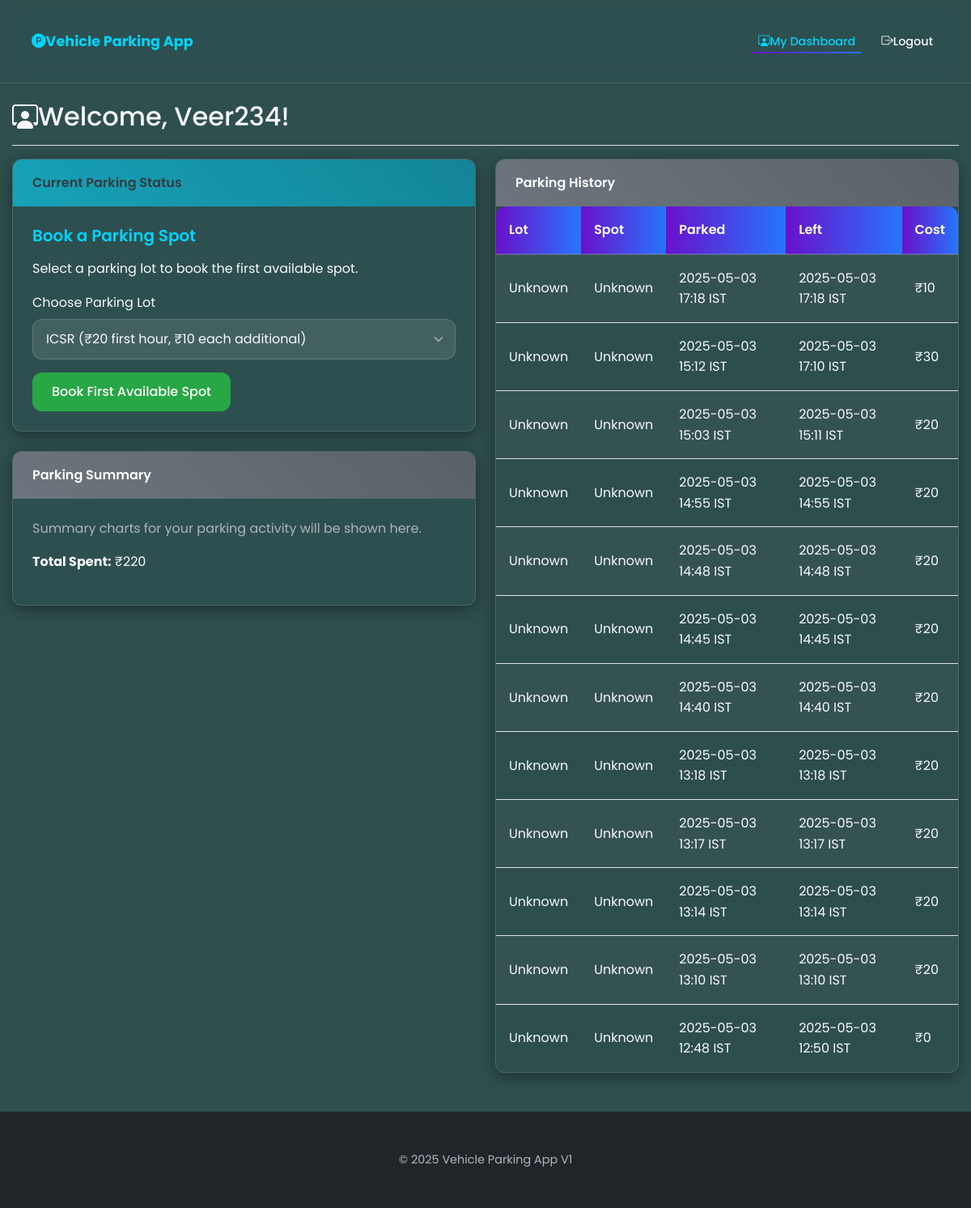
Screenshot of /user/dashboard (signed in) with the database file from the repository.
### app/models.py (models this page shows, shortened)
class User(UserMixin, db.Model):
    id = db.Column(db.Integer, primary_key=True)
    username = db.Column(db.String(80), unique=True, nullable=False)
    password_hash = db.Column(db.String(128), nullable=False)
    is_admin = db.Column(db.Boolean, default=False, nullable=False)
    created_at = db.Column(db.DateTime, default=datetime.utcnow, nullable=True)  # Changed to nullable=True
    reservations = db.relationship('Reservation', backref='user', lazy=True, cascade='all, delete-orphan')

class Reservation(db.Model):
    id = db.Column(db.Integer, primary_key=True)
    spot_id = db.Column(db.Integer, db.ForeignKey('parking_spot.id'), nullable=False)
    user_id = db.Column(db.Integer, db.ForeignKey('user.id'), nullable=False)
    parking_timestamp = db.Column(db.DateTime, nullable=False, default=datetime.utcnow)
    leaving_timestamp = db.Column(db.DateTime, nullable=True)
    parking_cost = db.Column(db.Float, nullable=True)

### app/routes.py (the view)
@bp.route('/user/dashboard')
@login_required
def user_dashboard():
    if current_user.is_admin: # Admins shouldn't use the user dashboard
        return redirect(url_for('main.admin_dashboard'))
    current_reservation = Reservation.query.filter_by(user_id=current_user.id, leaving_timestamp=None).first()
    parking_lots = ParkingLot.query.all() # Or filter based on availability if needed
    lot_choices = [
        (lot.id, f"{lot.prime_location_name} (₹{lot.price:.0f} first hour, ₹{lot.price / 2.0:.0f} each additional)")
        for lot in parking_lots
    ]
    select_form = SelectLotForm()
    select_form.parking_lot.choices = lot_choices
    release_form = ReleaseSpotForm()
    if current_reservation:
         release_form.reservation_id.data = current_reservation.id
    parking_history = Reservation.query.filter_by(user_id=current_user.id).order_by(Reservation.parking_timestamp.desc()).all()
    total_spent_result = db.session.query(db.func.sum(Reservation.parking_cost)).filter(
        Reservation.user_id == current_user.id,
        Reservation.parking_cost != None
    ).scalar()
    total_spent = float(total_spent_result) if total_spent_result is not None else 0.0
    return render_template('user_dashboard.html',
                           title='User Dashboard',
                           select_form=select_form,
                           release_form=release_form,
                           current_reservation=current_reservation,
                           parking_history=parking_history,
                           total_spent=total_spent,
                           IST_OFFSET=5.5, # Pass offset to template
                           timedelta=timedelta # Pass timedelta for calculations
                           )

### app/forms.py
class SelectLotForm(FlaskForm):
    parking_lot = SelectField('Choose Parking Lot', coerce=int, validators=[DataRequired()])
    submit_book = SubmitField('Book First Available Spot')

class ReleaseSpotForm(FlaskForm):
    reservation_id = HiddenField()
    submit_release = SubmitField('Release My Spot')

### app/__init__.py (called while the page is built)
@login_manager.user_loader
def load_user(user_id):
    from app.models import User
    return User.query.get(int(user_id))

### app/templates/user_dashboard.html (shortened to what this page needs)
{% extends "base.html" %}
{% block content %}
<div class="d-flex justify-content-between flex-wrap flex-md-nowrap align-items-center pt-3 pb-2 mb-3 border-bottom">
    <h1 class="h2"><i class="bi bi-person-workspace btn-icon"></i>Welcome, {{ current_user.username }}!</h1>
</div>
<div class="row">
    <div class="col-md-6 mb-4">
        <div class="card">
            <div class="card-header bg-info text-dark">
                Current Parking Status
            </div>
            <div class="card-body">
                {% if current_reservation %}
                    <h5 class="card-title">You are Parked!</h5>
                    <p>
                        <strong>Lot:</strong> {{ current_reservation.parking_spot.parking_lot.prime_location_name }} <br>
                        <strong>Spot:</strong> {{ current_reservation.parking_spot.spot_identifier }} <br>
                        <strong>Parked Since:</strong> {{ (current_reservation.parking_timestamp.replace(tzinfo=None) + timedelta(hours=IST_OFFSET)).strftime('%Y-%m-%d %H:%M:%S') }} (IST)
                    </p>
                     <form method="POST" action="{{ url_for('main.release_spot') }}">
                        {{ release_form.hidden_tag() }} {{ release_form.reservation_id }} {{ release_form.submit_release(class="btn btn-danger") }}
                    </form>
                {% else %}
                     <h5 class="card-title">Book a Parking Spot</h5>
                     <p>Select a parking lot to book the first available spot.</p>
                     <form method="POST" action="{{ url_for('main.book_spot') }}">
                         <div class="mb-3">
                             {{ select_form.parking_lot.label(class="form-label") }}
                             {{ select_form.parking_lot(class="form-select") }}
                         </div>
                         {{ select_form.submit_book(class="btn btn-success") }}
                     </form>
                {% endif %}
            </div>
        </div>
         <div class="card mt-4">
            <div class="card-header bg-secondary text-white">
                Parking Summary
            </div>
            <div class="card-body">
                <p class="text-muted">Summary charts for your parking activity will be shown here.</p>
                <p><strong>Total Spent:</strong> ₹{{ total_spent|int }}</p>
            </div>
        </div>
    </div>
    <div class="col-md-6">
         <div class="card">
            <div class="card-header bg-secondary text-white">
                Parking History
            </div>
            {% if parking_history %}
            <div class="table-responsive">
                <table class="table table-striped table-hover mb-0">
                    <thead>
                        <tr>
                            <th>Lot</th>
                            <th>Spot</th>
                            <th>Parked</th>
                            <th>Left</th>
                            <th>Cost</th>
                        </tr>
                    </thead>
                    <tbody>
                        {% for record in parking_history %}
                        <tr>
                            <td>{% if record.parking_spot %}{{ record.parking_spot.parking_lot.prime_location_name }}{% else %}Unknown{% endif %}</td>
                            <td>{% if record.parking_spot %}{{ record.parking_spot.spot_identifier }}{% else %}Unknown{% endif %}</td>
                            <td>{{ (record.parking_timestamp.replace(tzinfo=None) + timedelta(hours=IST_OFFSET)).strftime('%Y-%m-%d %H:%M') }} IST</td>
                            <td>{{ (record.leaving_timestamp.replace(tzinfo=None) + timedelta(hours=IST_OFFSET)).strftime('%Y-%m-%d %H:%M') + ' IST' if record.leaving_timestamp else 'Active' }}</td>
                            <td>₹{{ record.parking_cost|int if record.parking_cost is not none else '-' }}</td>
                        </tr>
                        {% endfor %}
                    </tbody>
                </table>
            </div>
            {% else %}
            <div class="card-body">
                <p class="text-muted">You have no parking history yet.</p>
            </div>
            {% endif %}
         </div>
    </div>
</div>
{% endblock %}

### app/templates/base.html (shortened to what this page needs)
<!DOCTYPE html>
<html lang="en">
<head>
    <link href="https://cdn.jsdelivr.net/npm/bootstrap@5.3.0/dist/css/bootstrap.min.css" rel="stylesheet">
    <link rel="stylesheet" href="https://cdn.jsdelivr.net/npm/bootstrap-icons@1.10.0/font/bootstrap-icons.css">
    <link rel="stylesheet" href="{{ url_for('static', filename='css/styles.css') }}">
</head>
<body class="d-flex flex-column min-vh-100 {% if request.endpoint == 'main.index' %}home-page-background{% endif %}">
    <nav class="navbar navbar-expand-lg navbar-dark shadow-sm">
        <div class="container">
            <a class="navbar-brand" href="{{ url_for('main.index') }}">
                <i class="bi bi-p-circle-fill"></i> Vehicle Parking App
            </a>
            <div class="collapse navbar-collapse" id="navbarNav">
                <ul class="navbar-nav ms-auto">
                    {% if current_user.is_authenticated %}
                        {% if current_user.is_admin %}
                            <li class="nav-item">
                                <a class="nav-link {{ 'active' if request.endpoint == 'main.admin_dashboard' else '' }}" href="{{ url_for('main.admin_dashboard') }}">
                                    <i class="bi bi-speedometer2 btn-icon"></i>Admin Dashboard
                                </a>
                            </li>
                        {% else %}
                            <li class="nav-item">
                                <a class="nav-link {{ 'active' if request.endpoint == 'main.user_dashboard' else '' }}" href="{{ url_for('main.user_dashboard') }}">
                                    <i class="bi bi-person-workspace btn-icon"></i>My Dashboard
                                </a>
                            </li>
                        {% endif %}
                        <li class="nav-item">
                            <a class="nav-link" href="{{ url_for('main.logout') }}">
                                <i class="bi bi-box-arrow-right btn-icon"></i>Logout
                            </a>
                        </li>
                    {% endif %}
                </ul>
            </div>
        </div>
    </nav>
    <main class="container my-4">
        {% block content %}{% endblock %} </main>
    <footer class="footer mt-auto py-3 bg-dark text-light">
        <div class="container text-center">
             <span class="text-muted">&copy; {{ now().year }} Vehicle Parking App V1</span>
        </div>
    </footer>
    {% block scripts %}{% endblock %} </body>
</html>

### rows the page displays
User: username "Veer234"
Reservation: parking_timestamp "2025-05-03 17:18", leaving_timestamp "2025-05-03 17:18 IST", parking_cost "10"
Reservation: parking_timestamp "2025-05-03 15:12", leaving_timestamp "2025-05-03 17:10 IST", parking_cost "30"
Reservation: parking_timestamp "2025-05-03 15:03", leaving_timestamp "2025-05-03 15:11 IST", parking_cost "20"
Reservation: parking_timestamp "2025-05-03 14:55", leaving_timestamp "2025-05-03 14:55 IST", parking_cost "20"
Reservation: parking_timestamp "2025-05-03 14:48", leaving_timestamp "2025-05-03 14:48 IST", parking_cost "20"
Reservation: parking_timestamp "2025-05-03 14:45", leaving_timestamp "2025-05-03 14:45 IST", parking_cost "20"
Reservation: parking_timestamp "2025-05-03 14:40", leaving_timestamp "2025-05-03 14:40 IST", parking_cost "20"
Reservation: parking_timestamp "2025-05-03 13:18", leaving_timestamp "2025-05-03 13:18 IST", parking_cost "20"
Reservation: parking_timestamp "2025-05-03 13:17", leaving_timestamp "2025-05-03 13:17 IST", parking_cost "20"
Reservation: parking_timestamp "2025-05-03 13:14", leaving_timestamp "2025-05-03 13:14 IST", parking_cost "20"
Reservation: parking_timestamp "2025-05-03 13:10", leaving_timestamp "2025-05-03 13:10 IST", parking_cost "20"
Reservation: parking_timestamp "2025-05-03 12:48", leaving_timestamp "2025-05-03 12:50 IST", parking_cost "0"

### other values shown
{{ select_form.parking_lot.label(class="form-label") }} "Choose Parking Lot"
{{ total_spent|int }} "220"
